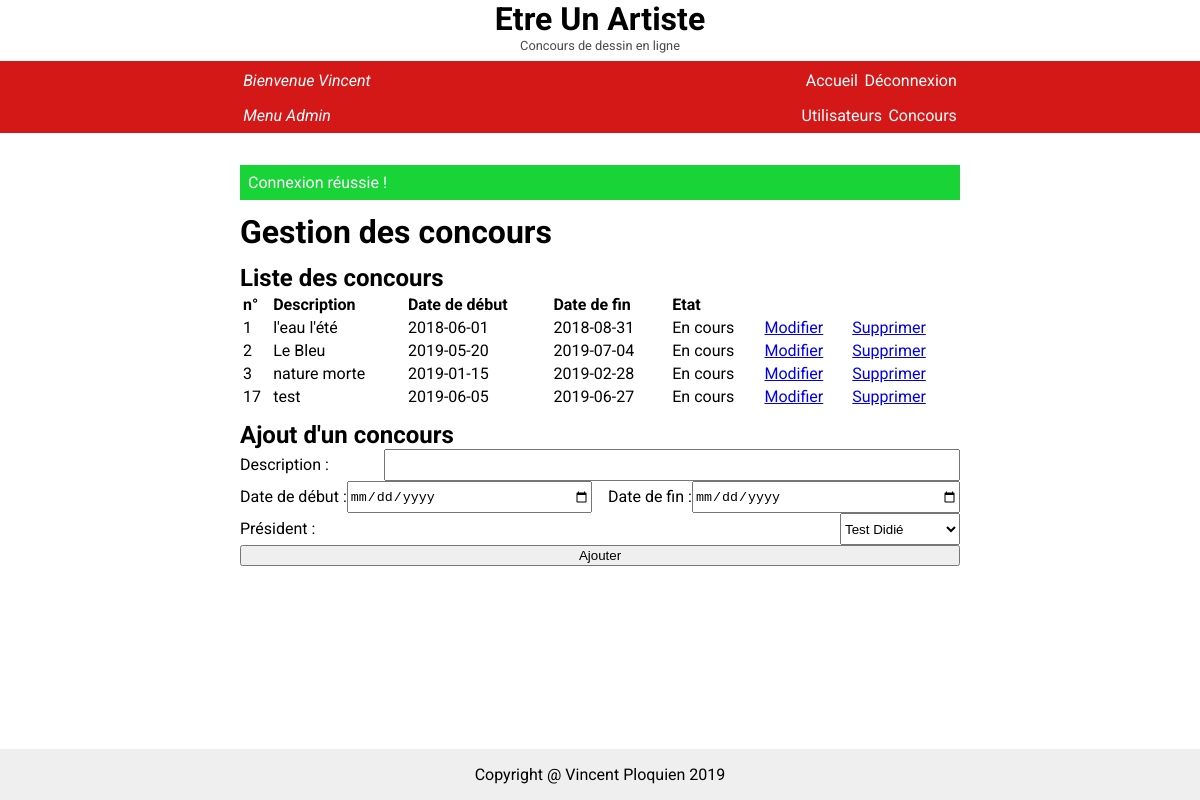
The app's page /admin/concours.php (signed in) with its own data.
### tables this page shows
CREATE TABLE IF NOT EXISTS `concours` (
  `numConcours` int(11) NOT NULL AUTO_INCREMENT,
  `description` tinytext NOT NULL,
  `dateDebut` date DEFAULT NULL,
  `dateFin` date DEFAULT NULL,
  `etat` enum('pas commencé','en cours','attente','évalué') NOT NULL,
  PRIMARY KEY (`numConcours`)
);

### admin/concours.php (the view, shortened to what this page needs)
<?php
$DB = (new Database())->getDB();
require_once('../template/header.php');
?>
<h1>Gestion des concours</h1>
<div>
    <h2>Liste des concours</h2>
    <table>
        <thead>
            <tr>
                <th>n°</th>
                <th>Description</th>
                <th>Date de début</th>
                <th>Date de fin</th>
                <th>Etat</th>
                <th></th>
                <th></th>
            </tr>
        </thead>
        <tbody>
            <?php
                $res = $DB->query("SELECT numConcours, description, dateDebut, dateFin, etat FROM Concours;");
                while ($row = $res->fetch_assoc()) {
                    echo "<tr>";
                    echo "<td>${row['numConcours']}</td>";
                    echo "<td>${row['description']}</td>";
                    echo "<td>${row['dateDebut']}</td>";
                    echo "<td>${row['dateFin']}</td>";
                    echo "<td>" . mb_strtoupper(mb_substr($row["etat"], 0, 1)) . mb_substr($row["etat"], 1) . "</td>";
                    echo "<td><a href='#'>Modifier</a></td>";
                    echo "<td><a href='#'>Supprimer</a></td>";
                    echo "</tr>";
                }
            ?>
        </tbody>
    </table>
</div>
<div>
    <h2>Ajout d'un concours</h2>
    <form method="post" class="form">
        <div class="form-item">
            <label for="description">Description : </label>
            <input type="text" name="description" id="description" required>
        </div>
        <div class="form-item">
            <div class="form-split">
                <label for="dateDebut">Date de début : </label>
                <input type="date" name="dateDebut" id="dateDebut" required>
            </div>
            <div class="form-split">
                <label for="dateFin">Date de fin : </label>
                <input type="date" name="dateFin" id="dateFin" required>
            </div>
        </div>
        <div class="form-item">
            <label for="president">Président : </label>
            <select name="president" id="president" required>
            <?php
                $res_utilisateurs = $DB->query("SELECT numUtilisateur, nom, prenom FROM Utilisateur WHERE estAdmin = '0'");
                if ($res_utilisateurs->num_rows == 0) {
                    echo "<option disabled>Aucun utilisateur possible</option>";
                } else {
                    while ($row = $res_utilisateurs->fetch_assoc()) {
                        echo "<option value='${row['numUtilisateur']}'>${row['nom']} ${row['prenom']}</option>";
                    }
                }
            ?>
            </select>
        </div>
        <input type="submit" value="Ajouter">
    </form>
</div>
<?php
require_once('../template/footer.php');
?>

### assets/css/style.css (style rules this page uses)
html { height: 100%; box-sizing: border-box; }
*, *:before, *:after { box-sizing: inherit; }
h1, h2, h3, h4, p, ol, ul { margin: 0; padding: 0; }
body { font-family: 'Roboto', sans-serif; position: relative; margin: 0; padding-bottom: 6rem; min-height: 100%; }
main>div { margin-top: 0.8em; }
form .form-item { line-height: 2em; display: flex; flex-direction: row; justify-content: space-between; }
form .form-item input:not([type="checkbox"]) { flex: 1; max-width: 80%; }
form input[type="submit"] { flex: 0; width: 100%; }
form .form-split { flex: 1; display: flex; justify-content: space-between; }
form .form-split:nth-of-type(2) { margin-left: 1em; }
table { width: 100%; }
table th { text-align: left; }

### records on screen
concours: numConcours "1", description "l'eau l'été", dateDebut "2018-06-01", dateFin "2018-08-31", etat "E", etat "n cours"
concours: numConcours "2", description "Le Bleu", dateDebut "2019-05-20", dateFin "2019-07-04", etat "E", etat "n cours"
concours: numConcours "3", description "nature morte", dateDebut "2019-01-15", dateFin "2019-02-28", etat "E", etat "n cours"
concours: numConcours "17", description "test", dateDebut "2019-06-05", dateFin "2019-06-27", etat "E", etat "n cours"

### other values on screen
$_SESSION["prenom"] "Vincent"
$_SESSION["success"] "Connexion réussie !"
form field president "Test Didié"
